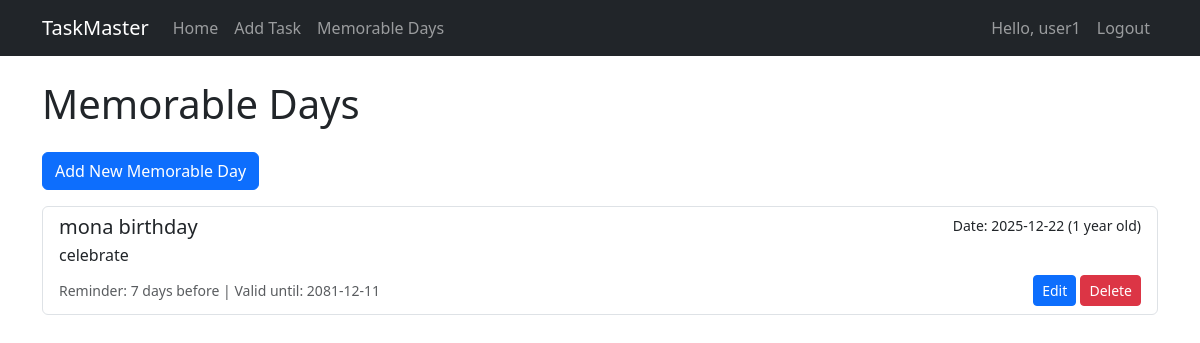
/memorable-days (signed in), run on the app's committed database.
### models.py (models this page shows, shortened)
class User(UserMixin, db.Model):
    __tablename__ = 'users'
    id = db.Column(db.Integer, primary_key=True)
    username = db.Column(db.String(64), index=True, unique=True)
    email = db.Column(db.String(120), index=True, unique=True)
    password_hash = db.Column(db.String(128))
    tasks = db.relationship('Task', backref='author', lazy='dynamic')

class MemorableDay(db.Model):
    __tablename__ = 'memorable_days'
    id = db.Column(db.Integer, primary_key=True)
    title = db.Column(db.String(140))
    date = db.Column(db.Date)
    reminder_days_before = db.Column(db.Integer)  # How many days before to remind
    user_id = db.Column(db.Integer, db.ForeignKey('users.id'))
    notes = db.Column(db.Text)
    created_at = db.Column(db.DateTime, default=datetime.utcnow)
    valid_until = db.Column(db.Date)
    def should_remind(self):
        today = datetime.utcnow().date()
        anniversary = self.date.replace(year=today.year)
        if anniversary < today:
            anniversary = anniversary.replace(year=today.year + 1)
        days_until = (anniversary - today).days
        return days_until == self.reminder_days_before

### app.py (the view)
@app.route('/memorable-days')
@login_required
def memorable_days():
    now = datetime.utcnow().date()
    memorable_days_list = MemorableDay.query.filter_by(user_id=current_user.id).order_by(MemorableDay.date).all()
    for day in memorable_days_list:
        if day.should_remind():
            flash(f'Reminder: {day.title} is coming up in {day.reminder_days_before} days!', 'info')
    return render_template('memorable_days.html', memorable_days=memorable_days_list, now=now)

### app.py (called while the page is built)
@login_manager.user_loader
def load_user(user_id):
    return User.query.get(int(user_id))

### templates/memorable_days.html (shortened to what this page needs)
{% extends "base.html" %}
{% block content %}
    <h1 class="mb-4">Memorable Days</h1>
    <div class="mb-3">
        <a href="{{ url_for('add_memorable_day') }}" class="btn btn-primary">Add New Memorable Day</a>
    </div>
    {% if memorable_days %}
        <div class="list-group">
            {% for day in memorable_days %}
                <div class="list-group-item">
                    <div class="d-flex w-100 justify-content-between">
                        <h5 class="mb-1">{{ day.title }}</h5>
                        <small>
                            Date: {{ day.date.strftime('%Y-%m-%d') }}
                            {% if day.date.year != now.year %}
                                ({{ (now.year - day.date.year) }} year{{ 's' if (now.year - day.date.year) > 1 else '' }} old)
                            {% endif %}
                        </small>
                    </div>
                    {% if day.notes %}
                        <p class="mb-1">{{ day.notes }}</p>
                    {% endif %}
                    <div class="d-flex justify-content-between align-items-center mt-2">
                        <small class="text-muted">
                            Reminder: {{ day.reminder_days_before }} days before |
                            {% if day.valid_until %}
                                Valid until: {{ day.valid_until.strftime('%Y-%m-%d') }}
                            {% else %}
                                Lifelong
                            {% endif %}
                        </small>
                        <div>
                            <a href="{{ url_for('edit_memorable_day', day_id=day.id) }}" class="btn btn-sm btn-primary">Edit</a>
                            <form action="{{ url_for('delete_memorable_day', day_id=day.id) }}" method="post" class="d-inline">
                                <button type="submit" class="btn btn-sm btn-danger" onclick="return confirm('Are you sure?')">Delete</button>
                            </form>
                        </div>
                    </div>
                </div>
            {% endfor %}
        </div>
    {% else %}
        <div class="alert alert-info">No memorable days found. Add your first memorable day!</div>
    {% endif %}
{% endblock %}

### templates/base.html (shortened to what this page needs)
<!DOCTYPE html>
<html lang="en">
<head>
    <link href="https://cdn.jsdelivr.net/npm/bootstrap@5.3.0/dist/css/bootstrap.min.css" rel="stylesheet">
</head>
<body>
    <nav class="navbar navbar-expand-lg navbar-dark bg-dark">
        <div class="container">
            <a class="navbar-brand" href="{{ url_for('index') }}">TaskMaster</a>
            <div class="collapse navbar-collapse" id="navbarNav">
                <ul class="navbar-nav me-auto">
                    {% if current_user.is_authenticated %}
                        <li class="nav-item">
                            <a class="nav-link" href="{{ url_for('index') }}">Home</a>
                        </li>
                        <li class="nav-item">
                            <a class="nav-link" href="{{ url_for('add_task') }}">Add Task</a>
                        </li>
                        <li class="nav-item">
                            <a class="nav-link" href="{{ url_for('memorable_days') }}">Memorable Days</a>
                        </li>
                    {% endif %}
                </ul>
                <ul class="navbar-nav">
                    {% if current_user.is_authenticated %}
                        <li class="nav-item">
                            <span class="nav-link">Hello, {{ current_user.username }}</span>
                        </li>
                        <li class="nav-item">
                            <a class="nav-link" href="{{ url_for('logout') }}">Logout</a>
                        </li>
                    {% endif %}
                </ul>
            </div>
        </div>
    </nav>
    <div class="container mt-4">
        {% block content %}{% endblock %}
    </div>
</body>
</html>

### data on the page
User: username "user1"
MemorableDay: title "mona birthday", date "2025-12-22", (now.year-day.date.year) "1", notes "celebrate", reminder_days_before "7", valid_until "2081-12-11"
